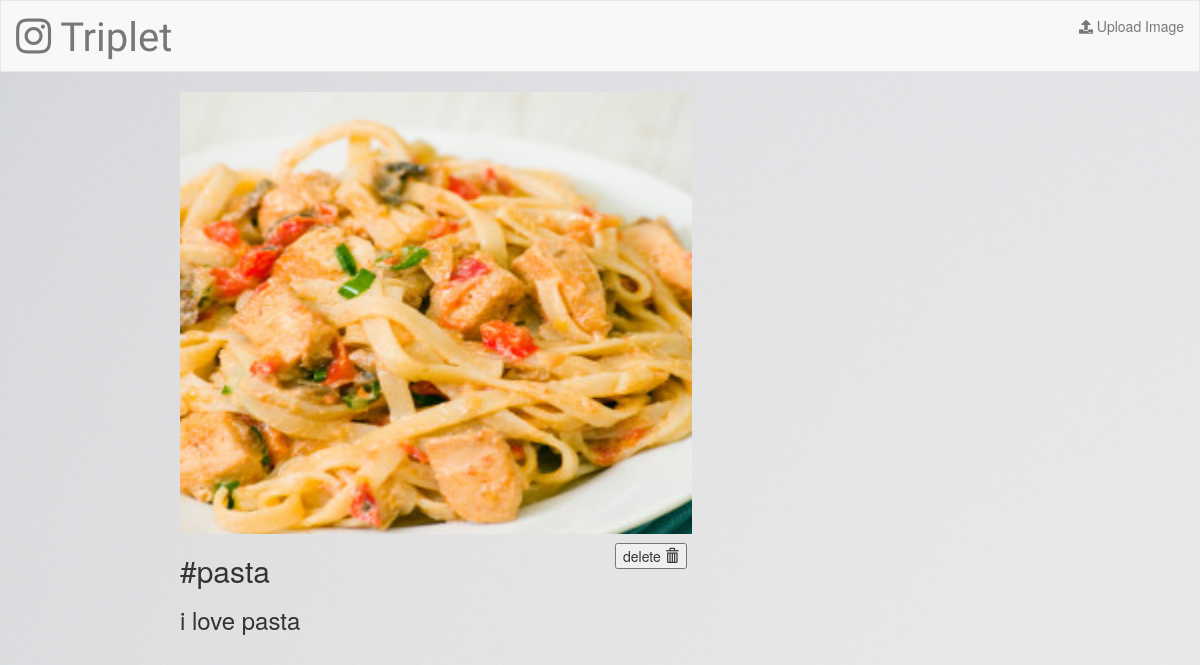
Screenshot of /gallery/5 with the database file from the repository.
### gallery/models.py (models this page shows, shortened)
class Album(models.Model):
    caption = models.CharField(max_length=500)
    hashtag = models.CharField(max_length=100)
    photo = models.FileField()

### gallery/views.py (the view)
# urls.py: path('<pk>',views.DetailView.as_view(), name='detail'),
class DetailView(generic.DetailView):
        model = Album
        template_name = 'gallery/detail.html'

### gallery/templates/gallery/detail.html (shortened to what this page needs)
{% extends 'gallery/base.html' %}
{% block body%}
   <div class="center">
        <form action="{% url 'gallery:album-delete' album.id %}" method="post" >
        <img src="{{ album.photo.url }}" height="442" width="512">
         <h2>#{{ album.hashtag }}</h2>
         <h3>{{ album.caption }}</h3>
            <button type="submit" class="deleteB">delete
                 <span class="glyphicon glyphicon-trash"></span>
            </button>
        </form>
    </div>
{% endblock %}

### gallery/static/gallery/style.css (style rules this page uses)
body { background: white url("images/background.jpg"); }
.center { display: block; margin-left: auto; margin-right: auto; width: 70%; }
.deleteB { position: relative; top: -100px; left: 435px; }

### rows the page displays
Album: photo (picture), hashtag "pasta", caption "i love pasta"
